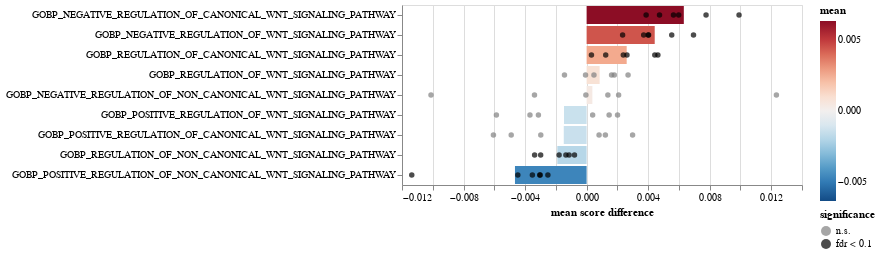

Write notebook code for a chart like this one.
### Code cell
tmp_res = res.loc[lambda x: x["variable"].isin(selected_wnt_pathways)].pipe(
    sh.util.fdr_correction
)
ch = sh.pairwise.plot_paired_fc(
    pb_pw_malignant_b2,
    groupby="cell_phenotype",
    paired_by="patient",
    metric="diff",
    var_names=selected_wnt_pathways,
    de_res_df=tmp_res,
    pvalue_col="fdr",
    var_col="variable",
    swap_axes=True,
)
ch.save(f"{artifact_dir}/gobp_wnt_malignant_b_vs_fos_malignant_b_barchart.svg")
ch.display()

### Figure 1 — Vega-Lite specification as saved in the notebook (floating-point values rounded to 4 significant figures)
{"config": {"view": {"continuousWidth": 400, "continuousHeight": 300}}, "layer": [{"data": {"name": "data-2b626916196da4bb661642bfc85ad443"}, "mark": "bar", "encoding": {"color": {"field": "mean", "scale": {"domain": [-0.006318, 0.006318], "reverse": true, "scheme": "redblue"}, "type": "quantitative"}, "x": {"field": "mean", "type": "quantitative"}, "y": {"field": "variable", "sort": ["GOBP_NEGATIVE_REGULATION_OF_CANONICAL_WNT_SIGNALING_PATHWAY", "GOBP_NEGATIVE_REGULATION_OF_WNT_SIGNALING_PATHWAY", "GOBP_REGULATION_OF_CANONICAL_WNT_SIGNALING_PATHWAY", "GOBP_REGULATION_OF_WNT_SIGNALING_PATHWAY", "GOBP_NEGATIVE_REGULATION_OF_NON_CANONICAL_WNT_SIGNALING_PATHWAY", "GOBP_POSITIVE_REGULATION_OF_WNT_SIGNALING_PATHWAY", "GOBP_POSITIVE_REGULATION_OF_CANONICAL_WNT_SIGNALING_PATHWAY", "GOBP_REGULATION_OF_NON_CANONICAL_WNT_SIGNALING_PATHWAY", "GOBP_POSITIVE_REGULATION_OF_NON_CANONICAL_WNT_SIGNALING_PATHWAY"], "type": "nominal"}}}, {"data": {"name": "data-12a57def9d753e3759a1d7aef41d48e4"}, "mark": "circle", "encoding": {"color": {"field": "significance", "scale": {"domain": ["n.s.", "fdr < 0.1"], "range": ["grey", "black"]}, "type": "nominal"}, "x": {"field": "value", "title": "mean score difference", "type": "quantitative"}, "y": {"axis": {"labelLimit": 500, "title": ""}, "field": "variable", "sort": ["GOBP_NEGATIVE_REGULATION_OF_CANONICAL_WNT_SIGNALING_PATHWAY", "GOBP_NEGATIVE_REGULATION_OF_WNT_SIGNALING_PATHWAY", "GOBP_REGULATION_OF_CANONICAL_WNT_SIGNALING_PATHWAY", "GOBP_REGULATION_OF_WNT_SIGNALING_PATHWAY", "GOBP_NEGATIVE_REGULATION_OF_NON_CANONICAL_WNT_SIGNALING_PATHWAY", "GOBP_POSITIVE_REGULATION_OF_WNT_SIGNALING_PATHWAY", "GOBP_POSITIVE_REGULATION_OF_CANONICAL_WNT_SIGNALING_PATHWAY", "GOBP_REGULATION_OF_NON_CANONICAL_WNT_SIGNALING_PATHWAY", "GOBP_POSITIVE_REGULATION_OF_NON_CANONICAL_WNT_SIGNALING_PATHWAY"], "type": "nominal"}}}], "$schema": "https://vega.github.io/schema/vega-lite/v4.17.0.json", "datasets": {"data-2b626916196da4bb661642bfc85ad443": [{"variable": "GOBP_NEGATIVE_REGULATION_OF_CANONICAL_WNT_SIGNALING_PATHWAY", "mean": 0.006318}, {"variable": "GOBP_NEGATIVE_REGULATION_OF_NON_CANONICAL_WNT_SIGNALING_PATHWAY", "mean": 0.0003743}, {"variable": "GOBP_NEGATIVE_REGULATION_OF_WNT_SIGNALING_PATHWAY", "mean": 0.004427}, {"variable": "GOBP_POSITIVE_REGULATION_OF_CANONICAL_WNT_SIGNALING_PATHWAY", "mean": -0.001486}, {"variable": "GOBP_POSITIVE_REGULATION_OF_NON_CANONICAL_WNT_SIGNALING_PATHWAY", "mean": -0.004657}, {"variable": "GOBP_POSITIVE_REGULATION_OF_WNT_SIGNALING_PATHWAY", "mean": -0.001469}, {"variable": "GOBP_REGULATION_OF_CANONICAL_WNT_SIGNALING_PATHWAY", "mean": 0.002605}, {"variable": "GOBP_REGULATION_OF_NON_CANONICAL_WNT_SIGNALING_PATHWAY", "mean": -0.001905}, {"variable": "GOBP_REGULATION_OF_WNT_SIGNALING_PATHWAY", "mean": 0.0008473}], "data-12a57def9d753e3759a1d7aef41d48e4": [{"patient": "P1", "variable": "GOBP_NEGATIVE_REGULATION_OF_CANONICAL_WNT_SIGNALING_PATHWAY", "value": 0.007764, "mean": 0.006318, "coef": 0.006318, "intercept": -0.01806, "pvalue": 0.0008818, "group": "fos_malignant_b", "fdr": 0.004776, "significance": "fdr < 0.1"}, {"patient": "P2", "variable": "GOBP_NEGATIVE_REGULATION_OF_CANONICAL_WNT_SIGNALING_PATHWAY", "value": 0.005646, "mean": 0.006318, "coef": 0.006318, "intercept": -0.01806, "pvalue": 0.0008818, "group": "fos_malignant_b", "fdr": 0.004776, "significance": "fdr < 0.1"}, {"patient": "P3", "variable": "GOBP_NEGATIVE_REGULATION_OF_CANONICAL_WNT_SIGNALING_PATHWAY", "value": 0.009908, "mean": 0.006318, "coef": 0.006318, "intercept": -0.01806, "pvalue": 0.0008818, "group": "fos_malignant_b", "fdr": 0.004776, "significance": "fdr < 0.1"}, {"patient": "P4", "variable": "GOBP_NEGATIVE_REGULATION_OF_CANONICAL_WNT_SIGNALING_PATHWAY", "value": 0.005986, "mean": 0.006318, "coef": 0.006318, "intercept": -0.01806, "pvalue": 0.0008818, "group": "fos_malignant_b", "fdr": 0.004776, "significance": "fdr < 0.1"}, {"patient": "P5", "variable": "GOBP_NEGATIVE_REGULATION_OF_CANONICAL_WNT_SIGNALING_PATHWAY", "value": 0.004739, "mean": 0.006318, "coef": 0.006318, "intercept": -0.01806, "pvalue": 0.0008818, "group": "fos_malignant_b", "fdr": 0.004776, "significance": "fdr < 0.1"}, {"patient": "P6", "variable": "GOBP_NEGATIVE_REGULATION_OF_CANONICAL_WNT_SIGNALING_PATHWAY", "value": 0.003868, "mean": 0.006318, "coef": 0.006318, "intercept": -0.01806, "pvalue": 0.0008818, "group": "fos_malignant_b", "fdr": 0.004776, "significance": "fdr < 0.1"}, {"patient": "P1", "variable": "GOBP_NEGATIVE_REGULATION_OF_NON_CANONICAL_WNT_SIGNALING_PATHWAY", "value": 0.01234, "mean": 0.0003743, "coef": 0.0003743, "intercept": 0.02144, "pvalue": 0.9058, "group": "fos_malignant_b", "fdr": 0.9058, "significance": "n.s."}, {"patient": "P2", "variable": "GOBP_NEGATIVE_REGULATION_OF_NON_CANONICAL_WNT_SIGNALING_PATHWAY", "value": -4.808e-05, "mean": 0.0003743, "coef": 0.0003743, "intercept": 0.02144, "pvalue": 0.9058, "group": "fos_malignant_b", "fdr": 0.9058, "significance": "n.s."}, {"patient": "P3", "variable": "GOBP_NEGATIVE_REGULATION_OF_NON_CANONICAL_WNT_SIGNALING_PATHWAY", "value": 0.00208, "mean": 0.0003743, "coef": 0.0003743, "intercept": 0.02144, "pvalue": 0.9058, "group": "fos_malignant_b", "fdr": 0.9058, "significance": "n.s."}, {"patient": "P4", "variable": "GOBP_NEGATIVE_REGULATION_OF_NON_CANONICAL_WNT_SIGNALING_PATHWAY", "value": 0.001381, "mean": 0.0003743, "coef": 0.0003743, "intercept": 0.02144, "pvalue": 0.9058, "group": "fos_malignant_b", "fdr": 0.9058, "significance": "n.s."}, {"patient": "P5", "variable": "GOBP_NEGATIVE_REGULATION_OF_NON_CANONICAL_WNT_SIGNALING_PATHWAY", "value": -0.003388, "mean": 0.0003743, "coef": 0.0003743, "intercept": 0.02144, "pvalue": 0.9058, "group": "fos_malignant_b", "fdr": 0.9058, "significance": "n.s."}, {"patient": "P6", "variable": "GOBP_NEGATIVE_REGULATION_OF_NON_CANONICAL_WNT_SIGNALING_PATHWAY", "value": -0.01011, "mean": 0.0003743, "coef": 0.0003743, "intercept": 0.02144, "pvalue": 0.9058, "group": "fos_malignant_b", "fdr": 0.9058, "significance": "n.s."}, {"patient": "P1", "variable": "GOBP_NEGATIVE_REGULATION_OF_WNT_SIGNALING_PATHWAY", "value": 0.005533, "mean": 0.004427, "coef": 0.004427, "intercept": -0.01292, "pvalue": 0.001061, "group": "fos_malignant_b", "fdr": 0.004776, "significance": "fdr < 0.1"}, {"patient": "P2", "variable": "GOBP_NEGATIVE_REGULATION_OF_WNT_SIGNALING_PATHWAY", "value": 0.004, "mean": 0.004427, "coef": 0.004427, "intercept": -0.01292, "pvalue": 0.001061, "group": "fos_malignant_b", "fdr": 0.004776, "significance": "fdr < 0.1"}, {"patient": "P3", "variable": "GOBP_NEGATIVE_REGULATION_OF_WNT_SIGNALING_PATHWAY", "value": 0.006948, "mean": 0.004427, "coef": 0.004427, "intercept": -0.01292, "pvalue": 0.001061, "group": "fos_malignant_b", "fdr": 0.004776, "significance": "fdr < 0.1"}, {"patient": "P4", "variable": "GOBP_NEGATIVE_REGULATION_OF_WNT_SIGNALING_PATHWAY", "value": 0.00403, "mean": 0.004427, "coef": 0.004427, "intercept": -0.01292, "pvalue": 0.001061, "group": "fos_malignant_b", "fdr": 0.004776, "significance": "fdr < 0.1"}, {"patient": "P5", "variable": "GOBP_NEGATIVE_REGULATION_OF_WNT_SIGNALING_PATHWAY", "value": 0.003709, "mean": 0.004427, "coef": 0.004427, "intercept": -0.01292, "pvalue": 0.001061, "group": "fos_malignant_b", "fdr": 0.004776, "significance": "fdr < 0.1"}, {"patient": "P6", "variable": "GOBP_NEGATIVE_REGULATION_OF_WNT_SIGNALING_PATHWAY", "value": 0.00234, "mean": 0.004427, "coef": 0.004427, "intercept": -0.01292, "pvalue": 0.001061, "group": "fos_malignant_b", "fdr": 0.004776, "significance": "fdr < 0.1"}, {"patient": "P1", "variable": "GOBP_POSITIVE_REGULATION_OF_CANONICAL_WNT_SIGNALING_PATHWAY", "value": 0.00122, "mean": -0.001486, "coef": -0.001486, "intercept": 0.02068, "pvalue": 0.3669, "group": "fos_malignant_b", "fdr": 0.4127, "significance": "n.s."}, {"patient": "P2", "variable": "GOBP_POSITIVE_REGULATION_OF_CANONICAL_WNT_SIGNALING_PATHWAY", "value": 0.002988, "mean": -0.001486, "coef": -0.001486, "intercept": 0.02068, "pvalue": 0.3669, "group": "fos_malignant_b", "fdr": 0.4127, "significance": "n.s."}, {"patient": "P3", "variable": "GOBP_POSITIVE_REGULATION_OF_CANONICAL_WNT_SIGNALING_PATHWAY", "value": -0.006056, "mean": -0.001486, "coef": -0.001486, "intercept": 0.02068, "pvalue": 0.3669, "group": "fos_malignant_b", "fdr": 0.4127, "significance": "n.s."}, {"patient": "P4", "variable": "GOBP_POSITIVE_REGULATION_OF_CANONICAL_WNT_SIGNALING_PATHWAY", "value": -0.004901, "mean": -0.001486, "coef": -0.001486, "intercept": 0.02068, "pvalue": 0.3669, "group": "fos_malignant_b", "fdr": 0.4127, "significance": "n.s."}, {"patient": "P5", "variable": "GOBP_POSITIVE_REGULATION_OF_CANONICAL_WNT_SIGNALING_PATHWAY", "value": -0.002979, "mean": -0.001486, "coef": -0.001486, "intercept": 0.02068, "pvalue": 0.3669, "group": "fos_malignant_b", "fdr": 0.4127, "significance": "n.s."}, {"patient": "P6", "variable": "GOBP_POSITIVE_REGULATION_OF_CANONICAL_WNT_SIGNALING_PATHWAY", "value": 0.00081, "mean": -0.001486, "coef": -0.001486, "intercept": 0.02068, "pvalue": 0.3669, "group": "fos_malignant_b", "fdr": 0.4127, "significance": "n.s."}, {"patient": "P1", "variable": "GOBP_POSITIVE_REGULATION_OF_NON_CANONICAL_WNT_SIGNALING_PATHWAY", "value": -0.01137, "mean": -0.004657, "coef": -0.004657, "intercept": -0.008852, "pvalue": 0.01918, "group": "fos_malignant_b", "fdr": 0.03452, "significance": "fdr < 0.1"}, {"patient": "P2", "variable": "GOBP_POSITIVE_REGULATION_OF_NON_CANONICAL_WNT_SIGNALING_PATHWAY", "value": -0.002517, "mean": -0.004657, "coef": -0.004657, "intercept": -0.008852, "pvalue": 0.01918, "group": "fos_malignant_b", "fdr": 0.03452, "significance": "fdr < 0.1"}, {"patient": "P3", "variable": "GOBP_POSITIVE_REGULATION_OF_NON_CANONICAL_WNT_SIGNALING_PATHWAY", "value": -0.003023, "mean": -0.004657, "coef": -0.004657, "intercept": -0.008852, "pvalue": 0.01918, "group": "fos_malignant_b", "fdr": 0.03452, "significance": "fdr < 0.1"}, {"patient": "P4", "variable": "GOBP_POSITIVE_REGULATION_OF_NON_CANONICAL_WNT_SIGNALING_PATHWAY", "value": -0.003043, "mean": -0.004657, "coef": -0.004657, "intercept": -0.008852, "pvalue": 0.01918, "group": "fos_malignant_b", "fdr": 0.03452, "significance": "fdr < 0.1"}, {"patient": "P5", "variable": "GOBP_POSITIVE_REGULATION_OF_NON_CANONICAL_WNT_SIGNALING_PATHWAY", "value": -0.004471, "mean": -0.004657, "coef": -0.004657, "intercept": -0.008852, "pvalue": 0.01918, "group": "fos_malignant_b", "fdr": 0.03452, "significance": "fdr < 0.1"}, {"patient": "P6", "variable": "GOBP_POSITIVE_REGULATION_OF_NON_CANONICAL_WNT_SIGNALING_PATHWAY", "value": -0.003525, "mean": -0.004657, "coef": -0.004657, "intercept": -0.008852, "pvalue": 0.01918, "group": "fos_malignant_b", "fdr": 0.03452, "significance": "fdr < 0.1"}, {"patient": "P1", "variable": "GOBP_POSITIVE_REGULATION_OF_WNT_SIGNALING_PATHWAY", "value": 0.0003925, "mean": -0.001469, "coef": -0.001469, "intercept": 0.01158, "pvalue": 0.3117, "group": "fos_malignant_b", "fdr": 0.4008, "significance": "n.s."}, {"patient": "P2", "variable": "GOBP_POSITIVE_REGULATION_OF_WNT_SIGNALING_PATHWAY", "value": 0.002011, "mean": -0.001469, "coef": -0.001469, "intercept": 0.01158, "pvalue": 0.3117, "group": "fos_malignant_b", "fdr": 0.4008, "significance": "n.s."}, {"patient": "P3", "variable": "GOBP_POSITIVE_REGULATION_OF_WNT_SIGNALING_PATHWAY", "value": -0.005864, "mean": -0.001469, "coef": -0.001469, "intercept": 0.01158, "pvalue": 0.3117, "group": "fos_malignant_b", "fdr": 0.4008, "significance": "n.s."}, {"patient": "P4", "variable": "GOBP_POSITIVE_REGULATION_OF_WNT_SIGNALING_PATHWAY", "value": -0.003682, "mean": -0.001469, "coef": -0.001469, "intercept": 0.01158, "pvalue": 0.3117, "group": "fos_malignant_b", "fdr": 0.4008, "significance": "n.s."}, {"patient": "P5", "variable": "GOBP_POSITIVE_REGULATION_OF_WNT_SIGNALING_PATHWAY", "value": -0.003133, "mean": -0.001469, "coef": -0.001469, "intercept": 0.01158, "pvalue": 0.3117, "group": "fos_malignant_b", "fdr": 0.4008, "significance": "n.s."}, {"patient": "P6", "variable": "GOBP_POSITIVE_REGULATION_OF_WNT_SIGNALING_PATHWAY", "value": 0.001463, "mean": -0.001469, "coef": -0.001469, "intercept": 0.01158, "pvalue": 0.3117, "group": "fos_malignant_b", "fdr": 0.4008, "significance": "n.s."}, {"patient": "P1", "variable": "GOBP_REGULATION_OF_CANONICAL_WNT_SIGNALING_PATHWAY", "value": 0.004633, "mean": 0.002605, "coef": 0.002605, "intercept": 0.001641, "pvalue": 0.01354, "group": "fos_malignant_b", "fdr": 0.03047, "significance": "fdr < 0.1"}, {"patient": "P2", "variable": "GOBP_REGULATION_OF_CANONICAL_WNT_SIGNALING_PATHWAY", "value": 0.004433, "mean": 0.002605, "coef": 0.002605, "intercept": 0.001641, "pvalue": 0.01354, "group": "fos_malignant_b", "fdr": 0.03047, "significance": "fdr < 0.1"}, {"patient": "P3", "variable": "GOBP_REGULATION_OF_CANONICAL_WNT_SIGNALING_PATHWAY", "value": 0.002385, "mean": 0.002605, "coef": 0.002605, "intercept": 0.001641, "pvalue": 0.01354, "group": "fos_malignant_b", "fdr": 0.03047, "significance": "fdr < 0.1"}, {"patient": "P4", "variable": "GOBP_REGULATION_OF_CANONICAL_WNT_SIGNALING_PATHWAY", "value": 0.0003132, "mean": 0.002605, "coef": 0.002605, "intercept": 0.001641, "pvalue": 0.01354, "group": "fos_malignant_b", "fdr": 0.03047, "significance": "fdr < 0.1"}, {"patient": "P5", "variable": "GOBP_REGULATION_OF_CANONICAL_WNT_SIGNALING_PATHWAY", "value": 0.001242, "mean": 0.002605, "coef": 0.002605, "intercept": 0.001641, "pvalue": 0.01354, "group": "fos_malignant_b", "fdr": 0.03047, "significance": "fdr < 0.1"}, {"patient": "P6", "variable": "GOBP_REGULATION_OF_CANONICAL_WNT_SIGNALING_PATHWAY", "value": 0.002623, "mean": 0.002605, "coef": 0.002605, "intercept": 0.001641, "pvalue": 0.01354, "group": "fos_malignant_b", "fdr": 0.03047, "significance": "fdr < 0.1"}, {"patient": "P1", "variable": "GOBP_REGULATION_OF_NON_CANONICAL_WNT_SIGNALING_PATHWAY", "value": -0.003381, "mean": -0.001905, "coef": -0.001905, "intercept": 0.005877, "pvalue": 0.006709, "group": "fos_malignant_b", "fdr": 0.02013, "significance": "fdr < 0.1"}, {"patient": "P2", "variable": "GOBP_REGULATION_OF_NON_CANONICAL_WNT_SIGNALING_PATHWAY", "value": -0.0007883, "mean": -0.001905, "coef": -0.001905, "intercept": 0.005877, "pvalue": 0.006709, "group": "fos_malignant_b", "fdr": 0.02013, "significance": "fdr < 0.1"}, {"patient": "P3", "variable": "GOBP_REGULATION_OF_NON_CANONICAL_WNT_SIGNALING_PATHWAY", "value": -0.001141, "mean": -0.001905, "coef": -0.001905, "intercept": 0.005877, "pvalue": 0.006709, "group": "fos_malignant_b", "fdr": 0.02013, "significance": "fdr < 0.1"}, {"patient": "P4", "variable": "GOBP_REGULATION_OF_NON_CANONICAL_WNT_SIGNALING_PATHWAY", "value": -0.001788, "mean": -0.001905, "coef": -0.001905, "intercept": 0.005877, "pvalue": 0.006709, "group": "fos_malignant_b", "fdr": 0.02013, "significance": "fdr < 0.1"}, {"patient": "P5", "variable": "GOBP_REGULATION_OF_NON_CANONICAL_WNT_SIGNALING_PATHWAY", "value": -0.001347, "mean": -0.001905, "coef": -0.001905, "intercept": 0.005877, "pvalue": 0.006709, "group": "fos_malignant_b", "fdr": 0.02013, "significance": "fdr < 0.1"}, {"patient": "P6", "variable": "GOBP_REGULATION_OF_NON_CANONICAL_WNT_SIGNALING_PATHWAY", "value": -0.002986, "mean": -0.001905, "coef": -0.001905, "intercept": 0.005877, "pvalue": 0.006709, "group": "fos_malignant_b", "fdr": 0.02013, "significance": "fdr < 0.1"}, {"patient": "P1", "variable": "GOBP_REGULATION_OF_WNT_SIGNALING_PATHWAY", "value": 0.001623, "mean": 0.0008473, "coef": 0.0008473, "intercept": 0.008465, "pvalue": 0.2229, "group": "fos_malignant_b", "fdr": 0.3343, "significance": "n.s."}, {"patient": "P2", "variable": "GOBP_REGULATION_OF_WNT_SIGNALING_PATHWAY", "value": 0.002695, "mean": 0.0008473, "coef": 0.0008473, "intercept": 0.008465, "pvalue": 0.2229, "group": "fos_malignant_b", "fdr": 0.3343, "significance": "n.s."}, {"patient": "P3", "variable": "GOBP_REGULATION_OF_WNT_SIGNALING_PATHWAY", "value": -7.09e-05, "mean": 0.0008473, "coef": 0.0008473, "intercept": 0.008465, "pvalue": 0.2229, "group": "fos_malignant_b", "fdr": 0.3343, "significance": "n.s."}, {"patient": "P4", "variable": "GOBP_REGULATION_OF_WNT_SIGNALING_PATHWAY", "value": -0.001439, "mean": 0.0008473, "coef": 0.0008473, "intercept": 0.008465, "pvalue": 0.2229, "group": "fos_malignant_b", "fdr": 0.3343, "significance": "n.s."}, {"patient": "P5", "variable": "GOBP_REGULATION_OF_WNT_SIGNALING_PATHWAY", "value": 0.0004768, "mean": 0.0008473, "coef": 0.0008473, "intercept": 0.008465, "pvalue": 0.2229, "group": "fos_malignant_b", "fdr": 0.3343, "significance": "n.s."}, {"patient": "P6", "variable": "GOBP_REGULATION_OF_WNT_SIGNALING_PATHWAY", "value": 0.001799, "mean": 0.0008473, "coef": 0.0008473, "intercept": 0.008465, "pvalue": 0.2229, "group": "fos_malignant_b", "fdr": 0.3343, "significance": "n.s."}]}}
